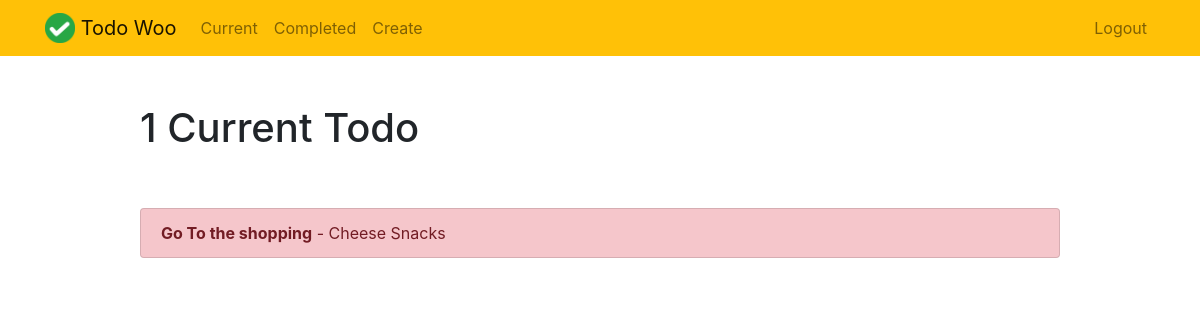
Before: /current/ (signed in) with the older database file.
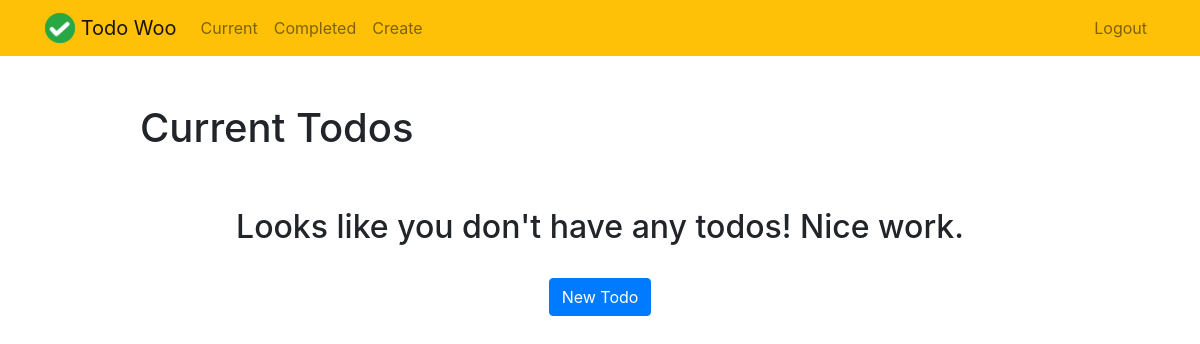
After: the same page with the newer database file.
### todoapp/models.py (models this page shows, shortened)
class Todo(models.Model):
    title = models.CharField(max_length=100)
    memo = models.TextField(blank=True)
    created = models.DateTimeField(auto_now_add=True)
    datecompleted = models.DateTimeField(null=True, blank=True)
    important = models.BooleanField(default=False)
    user = models.ForeignKey(User, on_delete=models.CASCADE)

### todoapp/views.py (the view)
# urls.py: path('current/', views.currenttodos, name='currenttodos'),
@login_required
def currenttodos(request):
    todos = Todo.objects.filter(user=request.user, datecompleted__isnull=True)
    return render(request, 'todoapp/currenttodos.html', {'todos': todos})

### todoapp/templates/todoapp/currenttodos.html
{% extends "todoapp/base.html" %}
{% block content %}
    <div class="row justify-content-center mt-5">
        <div class="col-md-10">
            {% if todos %}
                 <h1>{{ todos.count }} Current Todo{{ todos.count|pluralize }}</h1>
            {% else %}
                           <h1>Current Todos</h1>
            {% endif %}
        </div>
    </div>
    <div class="row justify-content-center mt-5">
        <div class="col-md-10">
        {% if todos %}
            <div class="list-group">
                {% for todo in todos %}
                    <a href="{% url 'viewtodo' todo.id %}" class="list-group-item list-group-item-action{% if todo.important %} list-group-item-danger{% endif %}"><b>{{ todo.title }}</b>{% if todo.memo %} - {{ todo.memo|truncatechars:30 }}{% endif %}</a>
                {% endfor %}
            </div>
        {% else %}
            <div class="text-center">
                <h2>Looks like you don't have any todos! Nice work.</h2>
            <br>
            <a role="button" class="btn btn-primary" href="{% url 'createtodo' %}">New Todo</a>
            </div>
        {% endif %}
        </div>
    </div>
{% endblock %}

Changed rows visible on the page:
no longer on this page (row edited): Todo: title "Go To the shopping", memo "Cheese Snacks"
Other visible differences:
{{ todos.count }}: "1" → (not shown)
text no longer shown: "Current Todo"
text now shown: "Current Todos Looks like you don't have any todos! Nice work. New Todo"
